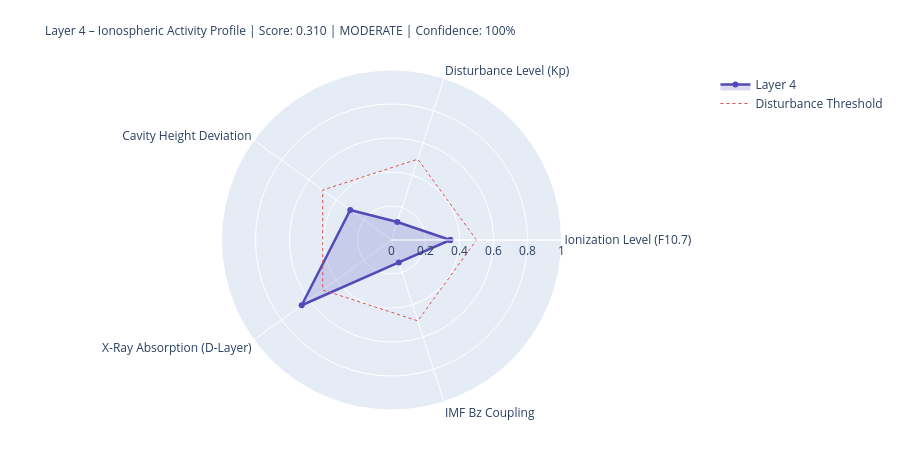

Here is the notebook cell this chart was saved with:
### Markdown cell above
---
## 4. State Assessment & Handoff to Layer 5

### Code cell
# ============================================================
# LAYER-4-SCORE
# ============================================================

COMPONENTS = {
    'Ionization Level (F10.7)':    {'score': ioniz,       'source': 'primary' if f107_now else 'from_layer0', 'dynamic': True},
    'Disturbance Level (Kp)':          {'score': disturb,     'source': 'primary' if kp_now   else 'from_layer0', 'dynamic': True},
    'Cavity Height Deviation':    {'score': h_dev,       'source': 'derived',                                'dynamic': True},
    'X-Ray Absorption (D-Layer)':{'score': xray_ioniz,  'source': 'primary' if xray_now else 'missing',     'dynamic': True},
    'IMF Bz Coupling':             {'score': bz_coupling, 'source': 'primary' if bz_now   else 'from_layer0', 'dynamic': True},
}

available    = {k: v['score'] for k, v in COMPONENTS.items() if v['score'] is not None}
unavailable  = [k for k, v in COMPONENTS.items() if v['score'] is None]
layer4_score = round(sum(available.values()) / len(available), 4) if available else None
confidence   = round(len(available) / len(COMPONENTS), 2)
level = ('unknown' if layer4_score is None
         else 'quiet'   if layer4_score < 0.3
         else 'moderate' if layer4_score < 0.6
         else 'active')
dominant_l4 = max(available, key=available.get) if available else 'none'

# Resonance delta for Schumann SR-1
sr1_ref = schumann_freq(1, 80.0)
sr1_now = schumann_freq(1, h_eff)
sr1_delta_mhz = (sr1_now - sr1_ref) * 1000

# Propagation conditions
prop_cond = ('disturbed'   if kp_val > 4
             else 'unsettled' if kp_val > 2
             else 'normal')
if xray_class in ['X', 'M']:
    prop_cond = 'Radio-Blackout moeglich'

W = 68
print('=' * W)
print('LAYER 4 – IONOSPHERE – STATE ASSESSMENT')
print('=' * W)
for name, comp in COMPONENTS.items():
    s = comp['score']
    if s is not None:
        bar = '█' * int(s * 20) + '░' * (20 - int(s * 20))
        print(f'  {name:<36} {bar}  {s:.3f}  [{comp["source"]}]')
    else:
        print(f'  {name:<36} {"─" * 20}  n/a   [missing]')
print('-' * W)
print(f'  Score:          {layer4_score:.3f}  ({len(available)}/{len(COMPONENTS)} components)')
print(f'  Confidence:     {confidence:.0%}')
print(f'  Level:          {level.upper()}')
print(f'  Dominant:       {dominant_l4}')
print(f'  Cavity height:  {h_eff:.1f} km  (Ref: 80.0 km)')
print(f'  SR-1:           {sr1_now:.3f} Hz  (Δ {sr1_delta_mhz:+.1f} mHz vs. ref)')
print(f'  Propagation:    {prop_cond}')
print(f'  X-Ray:          {xray_class}-class  ({xray_now:.2e} W/m²)' if xray_now else '  X-Ray:          n/a')
print('=' * W)

# Radar
cats   = list(available.keys())
vals_r = list(available.values())
if len(cats) >= 3:
    fig = go.Figure()
    fig.add_trace(go.Scatterpolar(
        r=vals_r + [vals_r[0]], theta=cats + [cats[0]],
        fill='toself', fillcolor='rgba(83,74,183,0.20)',
        line=dict(color='#534AB7', width=2.5), name='Layer 4'
    ))
    fig.add_trace(go.Scatterpolar(
        r=[0.5] * (len(cats)+1), theta=cats + [cats[0]],
        line=dict(color='#E24B4A', dash='dot', width=1),
        mode='lines', name='Disturbance Threshold'
    ))
    fig.update_layout(
        title=dict(
            text=f'Layer 4 – Ionospheric Activity Profile | Score: {layer4_score:.3f} | {level.upper()} | Confidence: {confidence:.0%}',
            font=dict(size=12)
        ),
        polar=dict(radialaxis=dict(visible=True, range=[0, 1])),
        height=450, showlegend=True,
        margin=dict(l=80, r=80, t=70, b=40)
    )
    fig.show()

### Figure 1 — Plotly figure (JSON) as saved in the notebook; plotly's stock layout.template omitted (floating-point values rounded to 4 significant figures)
{"data": [{"fill": "toself", "fillcolor": "rgba(83,74,183,0.20)", "line": {"color": "#534AB7", "width": 2.5}, "name": "Layer 4", "r": [0.346, 0.111, 0.3, 0.653, 0.139, 0.346], "theta": ["Ionization Level (F10.7)", "Disturbance Level (Kp)", "Cavity Height Deviation", "X-Ray Absorption (D-Layer)", "IMF Bz Coupling", "Ionization Level (F10.7)"], "type": "scatterpolar"}, {"line": {"color": "#E24B4A", "dash": "dot", "width": 1}, "mode": "lines", "name": "Disturbance Threshold", "r": [0.5, 0.5, 0.5, 0.5, 0.5, 0.5], "theta": ["Ionization Level (F10.7)", "Disturbance Level (Kp)", "Cavity Height Deviation", "X-Ray Absorption (D-Layer)", "IMF Bz Coupling", "Ionization Level (F10.7)"], "type": "scatterpolar"}], "layout": {"height": 450, "margin": {"b": 40, "l": 80, "r": 80, "t": 70}, "polar": {"radialaxis": {"range": [0, 1], "visible": true}}, "showlegend": true, "title": {"font": {"size": 12}, "text": "Layer 4 – Ionospheric Activity Profile | Score: 0.310 | MODERATE | Confidence: 100%"}}}
